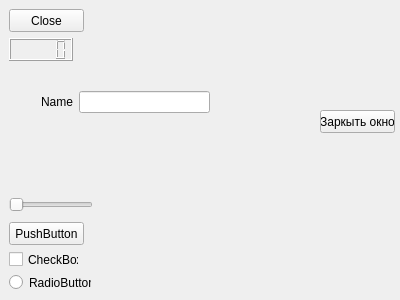
<?xml version="1.0" encoding="UTF-8"?>
<ui version="4.0">
 <class>Widget</class>
 <widget class="QWidget" name="Widget">
  <property name="geometry">
   <rect>
    <x>0</x>
    <y>0</y>
    <width>400</width>
    <height>300</height>
   </rect>
  </property>
  <property name="windowTitle">
   <string>Widget</string>
  </property>
  <widget class="QPushButton" name="pushButton">
   <property name="geometry">
    <rect>
     <x>9</x>
     <y>222</y>
     <width>75</width>
     <height>23</height>
    </rect>
   </property>
   <property name="text">
    <string>PushButton</string>
   </property>
  </widget>
  <widget class="QRadioButton" name="radioButton">
   <property name="geometry">
    <rect>
     <x>9</x>
     <y>274</y>
     <width>82</width>
     <height>17</height>
    </rect>
   </property>
   <property name="text">
    <string>RadioButton</string>
   </property>
  </widget>
  <widget class="QSlider" name="horizontalSlider">
   <property name="geometry">
    <rect>
     <x>9</x>
     <y>194</y>
     <width>84</width>
     <height>22</height>
    </rect>
   </property>
   <property name="orientation">
    <enum>Qt::Horizontal</enum>
   </property>
  </widget>
  <widget class="QLCDNumber" name="lcdNumber">
   <property name="geometry">
    <rect>
     <x>9</x>
     <y>38</y>
     <width>64</width>
     <height>23</height>
    </rect>
   </property>
  </widget>
  <widget class="QPushButton" name="pushButton_2">
   <property name="geometry">
    <rect>
     <x>9</x>
     <y>9</y>
     <width>75</width>
     <height>23</height>
    </rect>
   </property>
   <property name="text">
    <string>Close</string>
   </property>
  </widget>
  <widget class="QCheckBox" name="checkBox">
   <property name="geometry">
    <rect>
     <x>9</x>
     <y>251</y>
     <width>70</width>
     <height>17</height>
    </rect>
   </property>
   <property name="text">
    <string>CheckBox</string>
   </property>
  </widget>
  <widget class="QPushButton" name="pushButton_3">
   <property name="geometry">
    <rect>
     <x>320</x>
     <y>110</y>
     <width>75</width>
     <height>23</height>
    </rect>
   </property>
   <property name="text">
    <string>Заркыть окно</string>
   </property>
  </widget>
  <widget class="QWidget" name="formLayoutWidget">
   <property name="geometry">
    <rect>
     <x>30</x>
     <y>80</y>
     <width>191</width>
     <height>101</height>
    </rect>
   </property>
   <layout class="QFormLayout" name="formLayout">
    <item row="0" column="0">
     <widget class="QLabel" name="label">
      <property name="text">
       <string>Name</string>
      </property>
     </widget>
    </item>
    <item row="0" column="1">
     <widget class="QLineEdit" name="lineEdit"/>
    </item>
   </layout>
  </widget>
 </widget>
 <layoutdefault spacing="6" margin="11"/>
 <resources/>
 <connections>
  <connection>
   <sender>pushButton_2</sender>
   <signal>clicked()</signal>
   <receiver>Widget</receiver>
   <slot>close()</slot>
   <hints>
    <hint type="sourcelabel">
     <x>61</x>
     <y>30</y>
    </hint>
    <hint type="destinationlabel">
     <x>265</x>
     <y>70</y>
    </hint>
   </hints>
  </connection>
  <connection>
   <sender>checkBox</sender>
   <signal>clicked()</signal>
   <receiver>Widget</receiver>
   <slot>show()</slot>
   <hints>
    <hint type="sourcelabel">
     <x>370</x>
     <y>260</y>
    </hint>
    <hint type="destinationlabel">
     <x>399</x>
     <y>260</y>
    </hint>
   </hints>
  </connection>
 </connections>
 <slots>
  <slot>slot1()</slot>
 </slots>
</ui>
